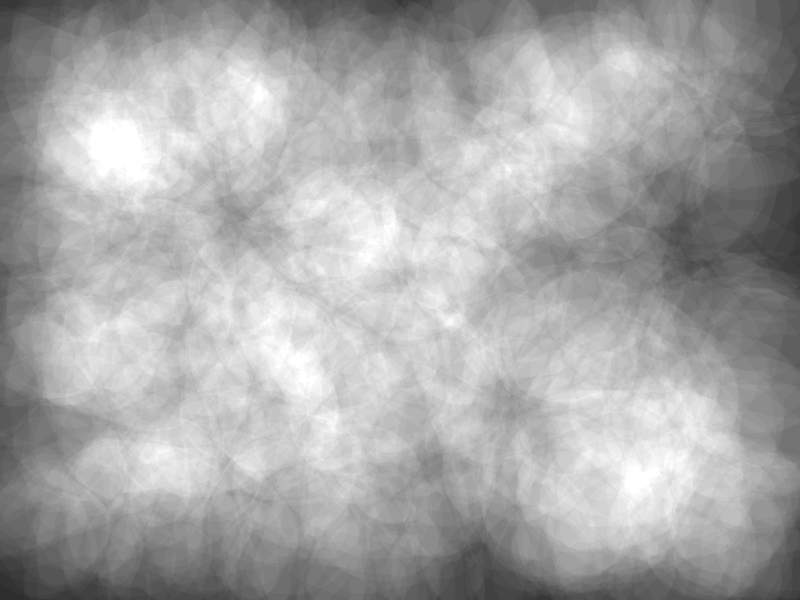
Frame 1 (no input)
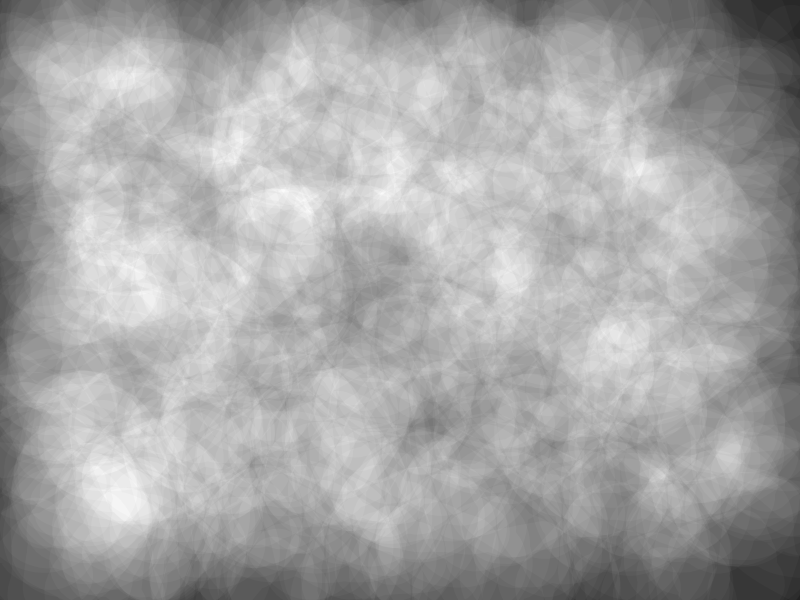
Frame 2 (the mouse pressed at the canvas centre, redrawn once)

The p5.js sketch that drew these frames (run headless with seeded random() and noise() and a simulated clock; the mouse was pressed at the canvas centre and the sketch redrawn once):

// p5.js sketch
// ── sketch.js
function setup() {
    createCanvas(800, 600);
    angleMode(DEGREES);
    strokeJoin(ROUND);
    textAlign(CENTER, CENTER);
    colorMode(HSB, 360, 100, 100, 100);
    noLoop();
  }
  
  function draw() {
    blendMode(BLEND);
    background(0);
    
    blendMode(ADD);

    for (let i = 0; i < 600; i++) { 
      let S = random(50, 150);

      strokeWeight(S * 0.9);
      drawingContext.shadowColor = color(random(360), 100, 0);
      drawingContext.shadowBlur = random(0);
      stroke(2);
      textSize(S);
      noFill();

      let hiragana = String.fromCodePoint(floor(random(15000, 20000)));

      push ()
      translate (random(width), random(height));
      rotate (random(-45, 45));
      text(hiragana, 0, 0);
      pop ();
    }
  }
  
